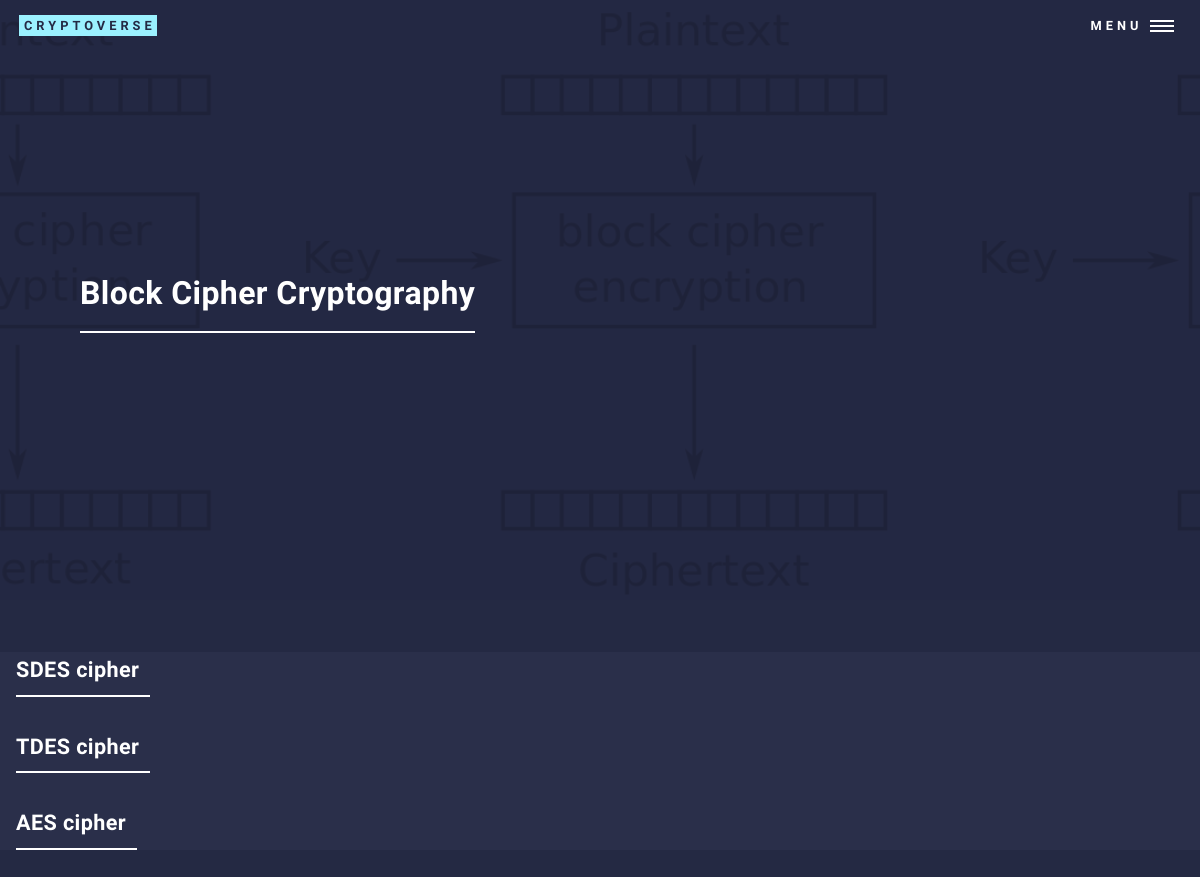
Before: /block.html with the older database file.
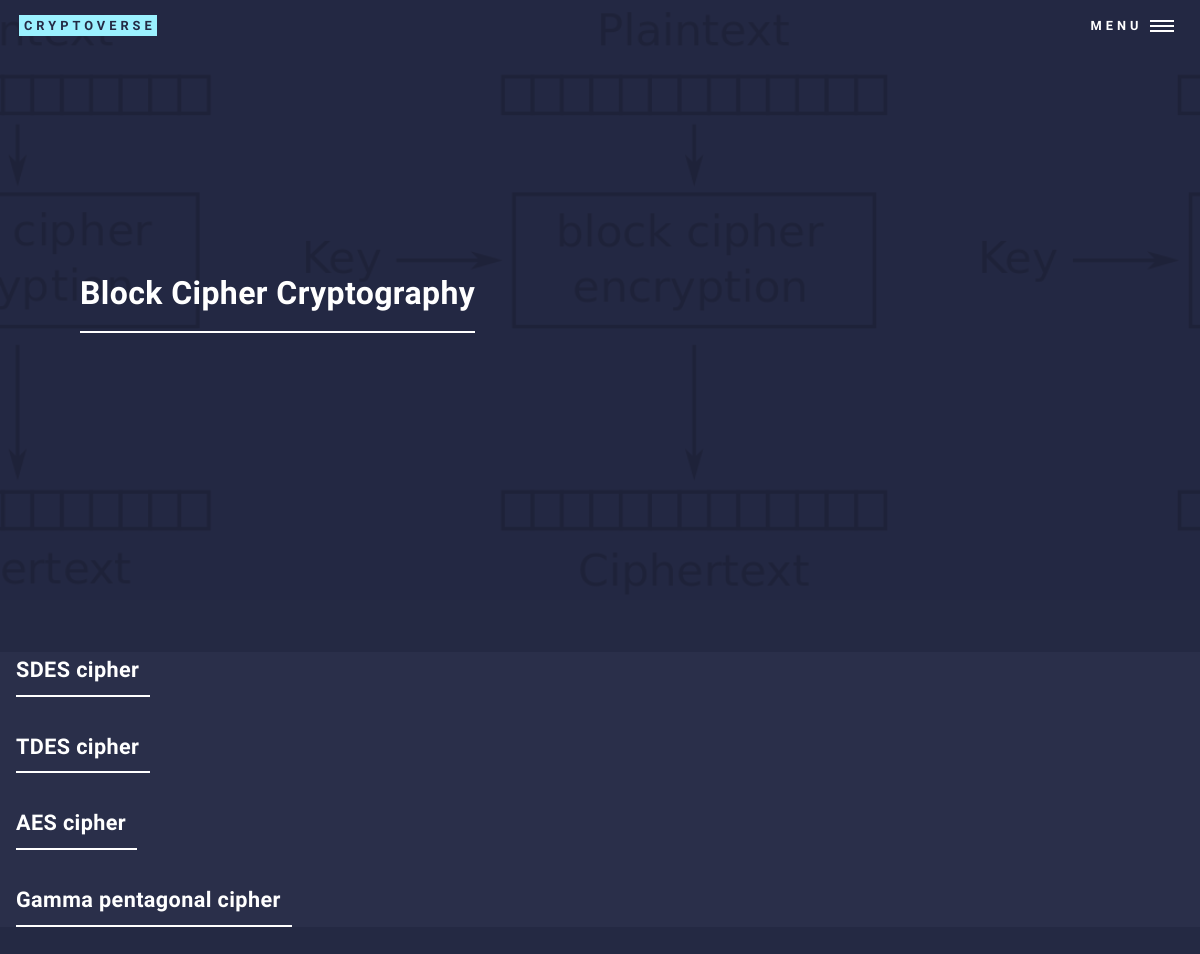
After: the same page with the newer database file.
### cryptosystem/models.py (models this page shows)
class Cryptosystem(models.Model):
    name = models.TextField()
    description = models.TextField()

### cryptoverse/views.py (the view)
# urls.py: path('block.html', block_view), #block
def block_view(request, *args, **kwargs):
    cryptosystem_qs = Cryptosystem.objects.all()
    change_page("home")
    context = {
        "object_list" : cryptosystem_qs,
    }
    HTML_STRING = render_to_string("block.html", context=context)
    return HttpResponse(HTML_STRING)

### cryptosystem/views.py (called while the page is built)
def change_page(name):
    global page
    global count_falla
    if name!= page:
        page=name
        count_falla=0
        default_graph()

### templates/block.html (shortened to what this page needs)
{% extends "base.html" %}
{% load static %}
{% block content %}
<section id="banner" class="major">
    <div class="inner">
        <header class="major">
            <h1>Block Cipher Cryptography</h1>
        </header>
    </div>
</section>
<div id="main">
    <section id="two" class="titles">
        <ul>
            {% for x in object_list %}
                {% if x.description == 'Block' %}
                <header class="major">
                    <h3><a href='/CS/{{x.name}}/'>{{x.name}} cipher</a></h3>
                </header>
                {% endif %}
            {% endfor %}
        </ul>
    </section>
</div>
{% endblock content %}

Changed rows visible on the page:
added Cryptosystem: name "Gamma pentagonal"
